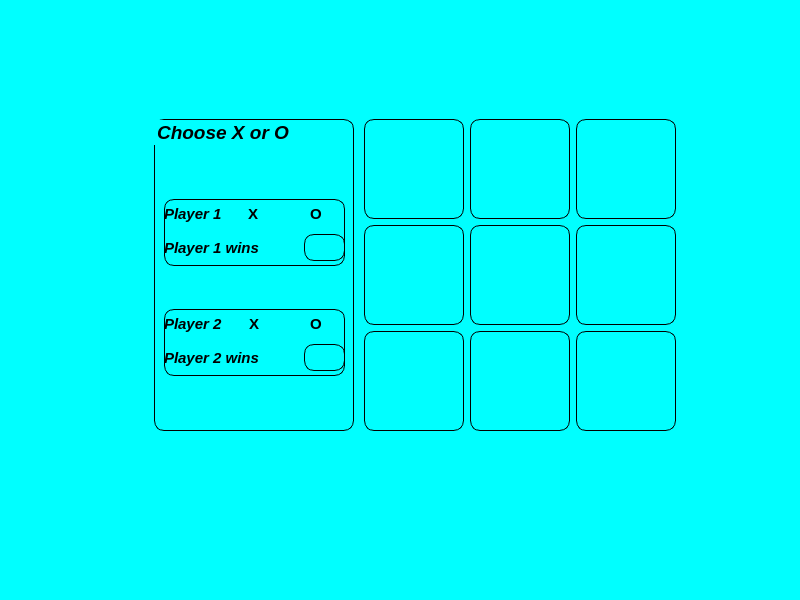
<?xml version="1.0" encoding="UTF-8"?>
<ui version="4.0">
 <class>MainWindow</class>
 <widget class="QMainWindow" name="MainWindow">
  <property name="geometry">
   <rect>
    <x>0</x>
    <y>0</y>
    <width>800</width>
    <height>600</height>
   </rect>
  </property>
  <property name="maximumSize">
   <size>
    <width>800</width>
    <height>600</height>
   </size>
  </property>
  <property name="windowTitle">
   <string>MainWindow</string>
  </property>
  <property name="styleSheet">
   <string notr="true">background-color: #00FFFF;</string>
  </property>
  <widget class="QWidget" name="centralwidget">
   <widget class="QWidget" name="layoutWidget">
    <property name="geometry">
     <rect>
      <x>150</x>
      <y>110</y>
      <width>532</width>
      <height>331</height>
     </rect>
    </property>
    <layout class="QGridLayout" name="gridLayout_5">
     <item row="0" column="1">
      <layout class="QGridLayout" name="gridLayout_3">
       <item row="0" column="2">
        <widget class="QPushButton" name="pushButton_7">
         <property name="minimumSize">
          <size>
           <width>100</width>
           <height>100</height>
          </size>
         </property>
         <property name="maximumSize">
          <size>
           <width>100</width>
           <height>100</height>
          </size>
         </property>
         <property name="styleSheet">
          <string notr="true"> background: transparent; /* устанавливаем прозрачный фон */
    border: 1px solid black; /* устанавливаем черные границы */
    color: black; 
  border-radius: 10%;
</string>
         </property>
         <property name="text">
          <string/>
         </property>
        </widget>
       </item>
       <item row="1" column="2">
        <widget class="QPushButton" name="pushButton_8">
         <property name="minimumSize">
          <size>
           <width>100</width>
           <height>100</height>
          </size>
         </property>
         <property name="maximumSize">
          <size>
           <width>100</width>
           <height>100</height>
          </size>
         </property>
         <property name="styleSheet">
          <string notr="true"> background: transparent; /* устанавливаем прозрачный фон */
    border: 1px solid black; /* устанавливаем черные границы */
    color: black; 
  border-radius: 10%;
</string>
         </property>
         <property name="text">
          <string/>
         </property>
        </widget>
       </item>
       <item row="2" column="1">
        <widget class="QPushButton" name="pushButton_6">
         <property name="minimumSize">
          <size>
           <width>100</width>
           <height>100</height>
          </size>
         </property>
         <property name="maximumSize">
          <size>
           <width>100</width>
           <height>100</height>
          </size>
         </property>
         <property name="styleSheet">
          <string notr="true"> background: transparent; /* устанавливаем прозрачный фон */
    border: 1px solid black; /* устанавливаем черные границы */
    color: black; 
  border-radius: 10%;
</string>
         </property>
         <property name="text">
          <string/>
         </property>
        </widget>
       </item>
       <item row="1" column="0">
        <widget class="QPushButton" name="pushButton_3">
         <property name="minimumSize">
          <size>
           <width>100</width>
           <height>100</height>
          </size>
         </property>
         <property name="maximumSize">
          <size>
           <width>100</width>
           <height>100</height>
          </size>
         </property>
         <property name="styleSheet">
          <string notr="true"> background: transparent; /* устанавливаем прозрачный фон */
    border: 1px solid black; /* устанавливаем черные границы */
    color: black; 
  border-radius: 10%;
</string>
         </property>
         <property name="text">
          <string/>
         </property>
         <property name="autoRepeatDelay">
          <number>300</number>
         </property>
        </widget>
       </item>
       <item row="2" column="0">
        <widget class="QPushButton" name="pushButton_5">
         <property name="minimumSize">
          <size>
           <width>100</width>
           <height>100</height>
          </size>
         </property>
         <property name="maximumSize">
          <size>
           <width>100</width>
           <height>100</height>
          </size>
         </property>
         <property name="styleSheet">
          <string notr="true"> background: transparent; /* устанавливаем прозрачный фон */
    border: 1px solid black; /* устанавливаем черные границы */
    color: black; 
  border-radius: 10%;
</string>
         </property>
         <property name="text">
          <string/>
         </property>
        </widget>
       </item>
       <item row="2" column="2">
        <widget class="QPushButton" name="pushButton_9">
         <property name="minimumSize">
          <size>
           <width>100</width>
           <height>100</height>
          </size>
         </property>
         <property name="maximumSize">
          <size>
           <width>100</width>
           <height>100</height>
          </size>
         </property>
         <property name="styleSheet">
          <string notr="true"> background: transparent; /* устанавливаем прозрачный фон */
    border: 1px solid black; /* устанавливаем черные границы */
    color: black; 
  border-radius: 10%;
</string>
         </property>
         <property name="text">
          <string/>
         </property>
        </widget>
       </item>
       <item row="0" column="1">
        <widget class="QPushButton" name="pushButton_2">
         <property name="minimumSize">
          <size>
           <width>100</width>
           <height>100</height>
          </size>
         </property>
         <property name="maximumSize">
          <size>
           <width>100</width>
           <height>100</height>
          </size>
         </property>
         <property name="styleSheet">
          <string notr="true"> background: transparent; /* устанавливаем прозрачный фон */
    border: 1px solid black; /* устанавливаем черные границы */
    color: black; 
  border-radius: 10%;
</string>
         </property>
         <property name="text">
          <string/>
         </property>
        </widget>
       </item>
       <item row="0" column="0">
        <widget class="QPushButton" name="pushButton">
         <property name="minimumSize">
          <size>
           <width>100</width>
           <height>100</height>
          </size>
         </property>
         <property name="maximumSize">
          <size>
           <width>100</width>
           <height>100</height>
          </size>
         </property>
         <property name="styleSheet">
          <string notr="true">background: transparent; /* устанавливаем прозрачный фон */
    border: 1px solid black; /* устанавливаем черные границы */
    color: black; 
  border-radius: 10%;
</string>
         </property>
         <property name="text">
          <string/>
         </property>
        </widget>
       </item>
       <item row="1" column="1">
        <widget class="QPushButton" name="pushButton_4">
         <property name="minimumSize">
          <size>
           <width>100</width>
           <height>100</height>
          </size>
         </property>
         <property name="maximumSize">
          <size>
           <width>100</width>
           <height>100</height>
          </size>
         </property>
         <property name="styleSheet">
          <string notr="true"> background: transparent; /* устанавливаем прозрачный фон */
    border: 1px solid black; /* устанавливаем черные границы */
    color: black; 
  border-radius: 10%;
</string>
         </property>
         <property name="text">
          <string/>
         </property>
        </widget>
       </item>
      </layout>
     </item>
     <item row="0" column="0">
      <widget class="QGroupBox" name="groupBox">
       <property name="minimumSize">
        <size>
         <width>200</width>
         <height>10</height>
        </size>
       </property>
       <property name="maximumSize">
        <size>
         <width>200</width>
         <height>16777215</height>
        </size>
       </property>
       <property name="font">
        <font>
         <pointsize>14</pointsize>
         <italic>true</italic>
         <bold>true</bold>
        </font>
       </property>
       <property name="styleSheet">
        <string notr="true"> background: transparent; /* устанавливаем прозрачный фон */
    border: 1px solid black; /* устанавливаем черные границы */
    color: black; 
  border-radius: 10%;
</string>
       </property>
       <property name="title">
        <string>Choose X or O</string>
       </property>
       <widget class="QWidget" name="layoutWidget">
        <property name="geometry">
         <rect>
          <x>10</x>
          <y>80</y>
          <width>181</width>
          <height>67</height>
         </rect>
        </property>
        <layout class="QVBoxLayout" name="verticalLayout">
         <item>
          <layout class="QHBoxLayout" name="horizontalLayout_2">
           <item>
            <widget class="QLabel" name="label">
             <property name="font">
              <font>
               <pointsize>11</pointsize>
               <italic>true</italic>
               <bold>true</bold>
              </font>
             </property>
             <property name="styleSheet">
              <string notr="true">border_radius:5%;
    border: 0px solid black;</string>
             </property>
             <property name="text">
              <string>Player 1</string>
             </property>
            </widget>
           </item>
           <item>
            <widget class="QRadioButton" name="player1X">
             <property name="font">
              <font>
               <pointsize>11</pointsize>
               <bold>true</bold>
              </font>
             </property>
             <property name="styleSheet">
              <string notr="true">border-radius:5%;
    border: 0px solid black;</string>
             </property>
             <property name="text">
              <string>X</string>
             </property>
            </widget>
           </item>
           <item>
            <widget class="QRadioButton" name="Player1O">
             <property name="font">
              <font>
               <pointsize>11</pointsize>
               <italic>false</italic>
               <bold>true</bold>
              </font>
             </property>
             <property name="styleSheet">
              <string notr="true">    border: 0px solid black;</string>
             </property>
             <property name="text">
              <string>O</string>
             </property>
            </widget>
           </item>
          </layout>
         </item>
         <item>
          <layout class="QHBoxLayout" name="horizontalLayout_3">
           <item>
            <widget class="QLabel" name="label_3">
             <property name="font">
              <font>
               <pointsize>11</pointsize>
               <italic>true</italic>
               <bold>true</bold>
              </font>
             </property>
             <property name="styleSheet">
              <string notr="true">    border: 0px solid black;</string>
             </property>
             <property name="text">
              <string>Player 1 wins</string>
             </property>
            </widget>
           </item>
           <item>
            <widget class="QLineEdit" name="labelPlayer1Wins">
             <property name="minimumSize">
              <size>
               <width>41</width>
               <height>27</height>
              </size>
             </property>
             <property name="maximumSize">
              <size>
               <width>41</width>
               <height>27</height>
              </size>
             </property>
             <property name="styleSheet">
              <string notr="true">font-size: 14px;
font-weight: bold;
font-style: italic;
text-align: center;</string>
             </property>
            </widget>
           </item>
          </layout>
         </item>
        </layout>
       </widget>
       <widget class="QWidget" name="layoutWidget">
        <property name="geometry">
         <rect>
          <x>10</x>
          <y>190</y>
          <width>181</width>
          <height>67</height>
         </rect>
        </property>
        <layout class="QVBoxLayout" name="verticalLayout_2">
         <item>
          <layout class="QHBoxLayout" name="horizontalLayout">
           <item>
            <widget class="QLabel" name="label_2">
             <property name="font">
              <font>
               <pointsize>11</pointsize>
               <italic>true</italic>
               <bold>true</bold>
              </font>
             </property>
             <property name="styleSheet">
              <string notr="true">    border: 0px solid black;</string>
             </property>
             <property name="text">
              <string>Player 2</string>
             </property>
            </widget>
           </item>
           <item>
            <widget class="QRadioButton" name="player2X">
             <property name="font">
              <font>
               <pointsize>11</pointsize>
               <bold>true</bold>
              </font>
             </property>
             <property name="styleSheet">
              <string notr="true">    border: 0px solid black;</string>
             </property>
             <property name="text">
              <string>X</string>
             </property>
            </widget>
           </item>
           <item>
            <widget class="QRadioButton" name="player2O">
             <property name="font">
              <font>
               <pointsize>11</pointsize>
               <bold>true</bold>
              </font>
             </property>
             <property name="styleSheet">
              <string notr="true">    border: 0px solid black;</string>
             </property>
             <property name="text">
              <string>O</string>
             </property>
            </widget>
           </item>
          </layout>
         </item>
         <item>
          <layout class="QHBoxLayout" name="horizontalLayout_4">
           <item>
            <widget class="QLabel" name="label_4">
             <property name="font">
              <font>
               <pointsize>11</pointsize>
               <italic>true</italic>
               <bold>true</bold>
              </font>
             </property>
             <property name="styleSheet">
              <string notr="true">    border: 0px solid black;</string>
             </property>
             <property name="text">
              <string>Player 2 wins</string>
             </property>
            </widget>
           </item>
           <item>
            <widget class="QLineEdit" name="labelPlayer2Wins">
             <property name="minimumSize">
              <size>
               <width>41</width>
               <height>27</height>
              </size>
             </property>
             <property name="maximumSize">
              <size>
               <width>41</width>
               <height>27</height>
              </size>
             </property>
             <property name="styleSheet">
              <string notr="true">font-size: 14px;
font-weight: bold;
font-style: italic;
text-align: center;</string>
             </property>
            </widget>
           </item>
          </layout>
         </item>
        </layout>
       </widget>
      </widget>
     </item>
    </layout>
   </widget>
  </widget>
  <widget class="QMenuBar" name="menubar">
   <property name="geometry">
    <rect>
     <x>0</x>
     <y>0</y>
     <width>800</width>
     <height>25</height>
    </rect>
   </property>
  </widget>
  <widget class="QStatusBar" name="statusbar"/>
 </widget>
 <resources/>
 <connections/>
</ui>
